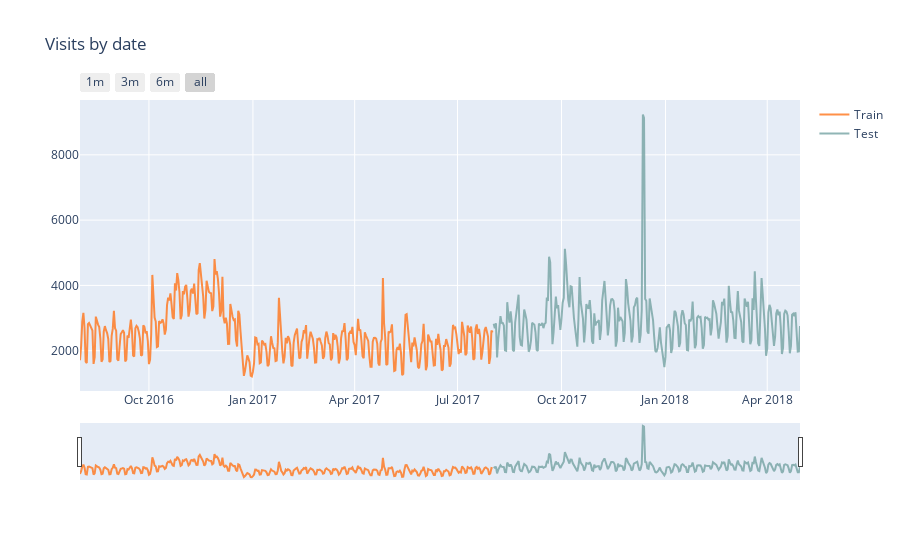
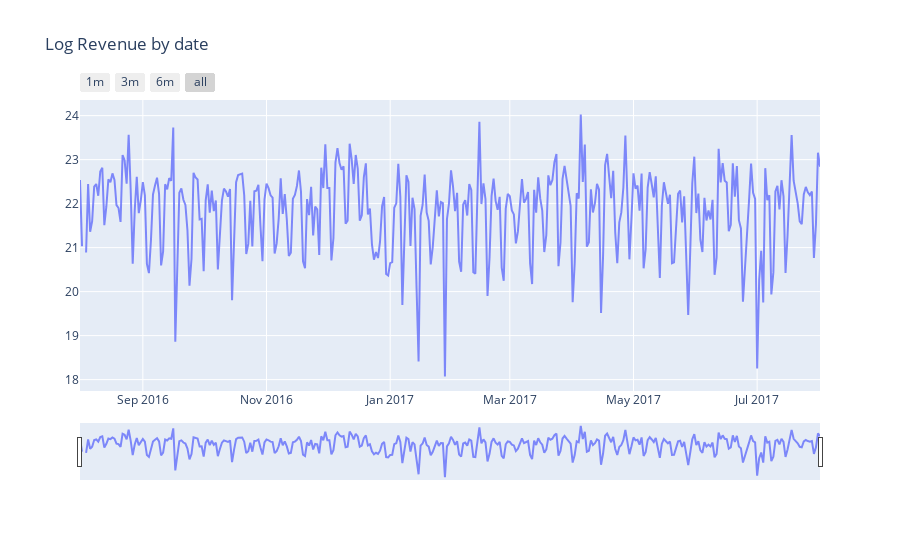

The code cell stored with these charts, in order, in its notebook:
### Code cell
# Visits by time train
tmp_train = train['date'].value_counts().to_frame().reset_index().sort_values('index')
tmp_train = tmp_train.rename(columns = {"date" : "visits"}).rename(columns = {"index" : "date"})
# Visits by time test
tmp_test = test['date'].value_counts().to_frame().reset_index().sort_values('index')
tmp_test = tmp_test.rename(columns = {"date" : "visits"}).rename(columns = {"index" : "date"})
# Plot visits
trace1 = go.Scatter(x=tmp_train.date.astype(str), y=tmp_train.visits,
                    opacity = 0.8, line = dict(color = '#ff751a'), name= 'Train')
trace2 = go.Scatter(x=tmp_test.date.astype(str), y=tmp_test.visits,
                    opacity = 0.8, line = dict(color = '#75a3a3'), name= 'Test')
traces = [trace1, trace2]

layout = dict(
    title= "Visits by date",
    xaxis=dict(
        rangeselector=dict(
            buttons=list([
                dict(count=1, label='1m', step='month', stepmode='backward'),
                dict(count=3, label='3m', step='month', stepmode='backward'),
                dict(count=6, label='6m', step='month', stepmode='backward'),
                dict(step='all')
            ])
        ),
        rangeslider=dict(visible = True),
        type='date'
    )
)

fig = dict(data= traces, layout=layout)
iplot(fig)


# Revenue by time
train_date_sum = train.groupby('date')['totals_transactionRevenue'].sum().to_frame().reset_index()
# Plot
trace_date = go.Scatter(x=train_date_sum.date.astype(str), 
                        y=train_date_sum['totals_transactionRevenue'].apply(lambda x: np.log(x)), opacity = 0.8)
layout = dict(
    title= "Log Revenue by date",
    xaxis=dict(
        rangeselector=dict(
            buttons=list([
                dict(count=1, label='1m', step='month', stepmode='backward'),
                dict(count=3, label='3m', step='month', stepmode='backward'),
                dict(count=6, label='6m', step='month', stepmode='backward'),
                dict(step='all')
            ])
        ),
        rangeslider=dict(visible = True),
        type='date'
    )
)

fig = dict(data= [trace_date], layout=layout)
iplot(fig)

### Figure 1 — Plotly figure (JSON) as saved in the notebook; plotly's stock layout.template omitted (floating-point values rounded to 4 significant figures; data arrays with more than 128 entries replaced by an {"elided": "..."} marker saying what was removed)
{"data": [{"line": {"color": "#ff751a"}, "name": "Train", "opacity": 0.8, "type": "scatter", "x": {"elided": "366 str values"}, "y": {"elided": "366 int values"}}, {"line": {"color": "#75a3a3"}, "name": "Test", "opacity": 0.8, "type": "scatter", "x": {"elided": "272 str values"}, "y": {"elided": "272 int values"}}], "layout": {"title": {"text": "Visits by date"}, "xaxis": {"rangeselector": {"buttons": [{"count": 1, "label": "1m", "step": "month", "stepmode": "backward"}, {"count": 3, "label": "3m", "step": "month", "stepmode": "backward"}, {"count": 6, "label": "6m", "step": "month", "stepmode": "backward"}, {"step": "all"}]}, "rangeslider": {"visible": true}, "type": "date"}}}

### Figure 2 — Plotly figure (JSON) as saved in the notebook; plotly's stock layout.template omitted (floating-point values rounded to 4 significant figures; data arrays with more than 128 entries replaced by an {"elided": "..."} marker saying what was removed)
{"data": [{"opacity": 0.8, "type": "scatter", "x": {"elided": "366 str values"}, "y": {"elided": "366 float values"}}], "layout": {"title": {"text": "Log Revenue by date"}, "xaxis": {"rangeselector": {"buttons": [{"count": 1, "label": "1m", "step": "month", "stepmode": "backward"}, {"count": 3, "label": "3m", "step": "month", "stepmode": "backward"}, {"count": 6, "label": "6m", "step": "month", "stepmode": "backward"}, {"step": "all"}]}, "rangeslider": {"visible": true}, "type": "date"}}}
